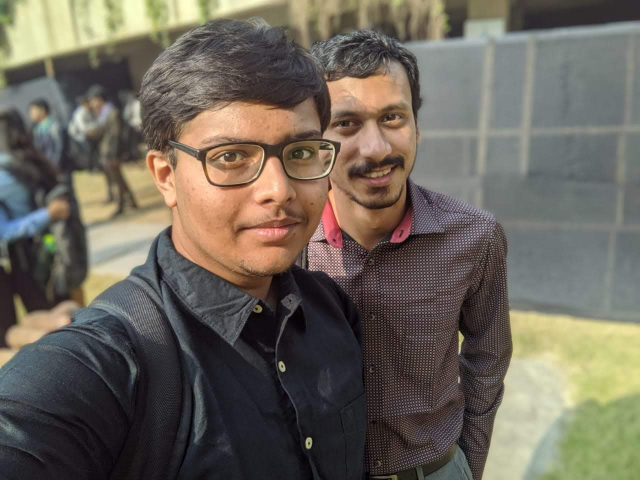
#> input picture samples/reunion.jpg, 1280 x 960 px (shown at 1/2 size)
$ python script.py --image samples/reunion.jpg
#> lines starting #> are read from the running program, lines starting #| are printed output that depends on the picture; after the words box and inside, x2 and y2 are one past the last pixel; in counts of white or black regions, pixels touching at a corner belong together
import cv2
from argparse import ArgumentParser as args

def cartoonize(img_path):
#> called with img_path = 'samples/reunion.jpg'
   num_down = 2
   num_bilateral = 7

   img=cv2.imread(img_path)
#> img is the input picture: shape (960, 1280, 3); mean B, G, R 91.1, 101.7, 108.6
   img_copy = img

   try:
      for _ in range(num_down):
         img_copy = cv2.pyrDown(img_copy)
#> this loop made 2 passes
#> pass 1, in cartoonize, `img_copy = cv2.pyrDown(img_copy)`:
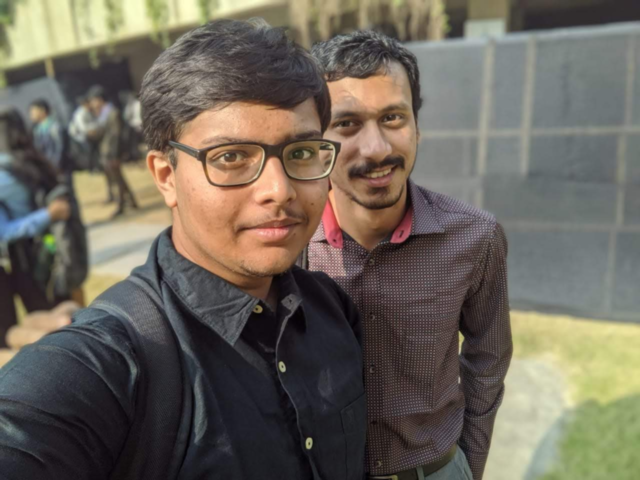
#> img_copy: shape (480, 640, 3); mean B, G, R 91.1, 101.7, 108.7
   except:
      print("No such image found. Please check file path.")
      return

   for _ in range(num_bilateral):
        img_copy = cv2.bilateralFilter(img_copy, d=9, sigmaColor=9, sigmaSpace=7)
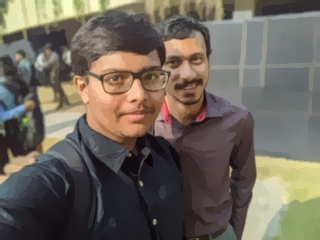
#> img_copy: shape (240, 320, 3); mean B, G, R 91.2, 101.8, 108.7

   for _ in range(num_down):
      img_copy = cv2.pyrUp(img_copy)


   img_gray = cv2.cvtColor(img, cv2.COLOR_RGB2GRAY)
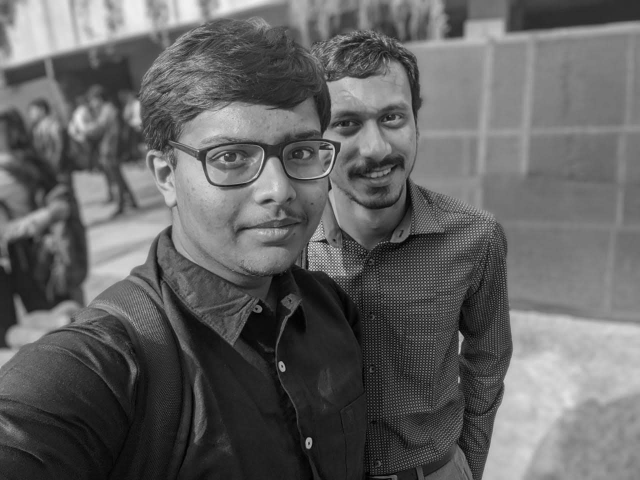
#> img_gray: shape (960, 1280) (shown at 1/2 size); min 0, max 244, mean 99.3
   img_blur = cv2.medianBlur(img_gray, 7)


   img_edge = cv2.adaptiveThreshold(img_blur, 255,
      cv2.ADAPTIVE_THRESH_MEAN_C,
      cv2.THRESH_BINARY,
      blockSize=9,
      C=2)
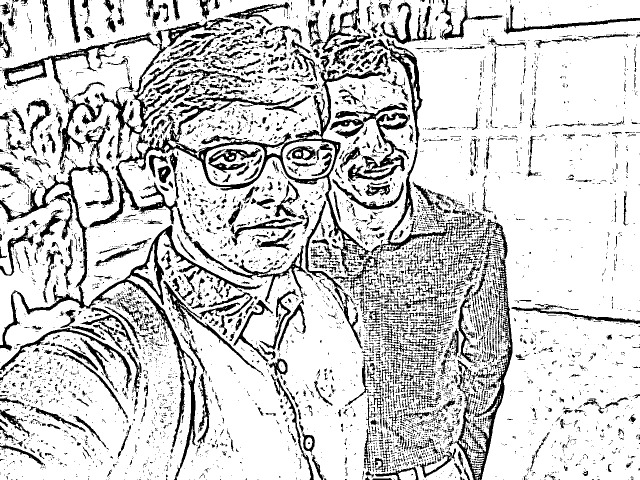
#> img_edge: shape (960, 1280) (shown at 1/2 size); 80.9% white; 6391 black regions (5294 under 20 px), largest, box (x1, y1, x2, y2) and area: (200, 35, 773, 549) 22225, (0, 317, 525, 960) 16484, (610, 298, 972, 613) 6967

   #Converting to RGB from GrayScale
   img_edge = cv2.cvtColor(img_edge, cv2.COLOR_GRAY2RGB)

   try:
      img_cartoon = cv2.bitwise_and(img_copy, img_edge)
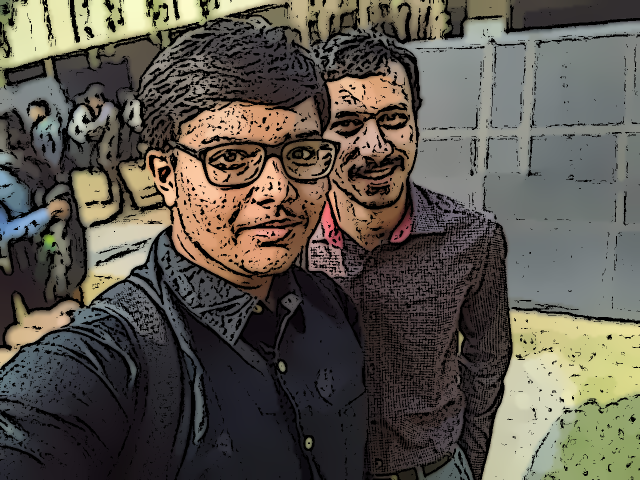
#> img_cartoon: shape (960, 1280, 3) (shown at 1/2 size); mean B, G, R 76.9, 85.9, 90.7
   except:
      print("Image could not be cartoonized due to inconsistency in channels")
      return

   cv2.imshow("cartooned image", img_cartoon)
   cv2.waitKey(0)

parser=args()
parser.add_argument('-i','--image',default='def.jpg',type=str,help='Path to image file')
argument=parser.parse_args()
img_path=argument.image

cartoonize(img_path)
